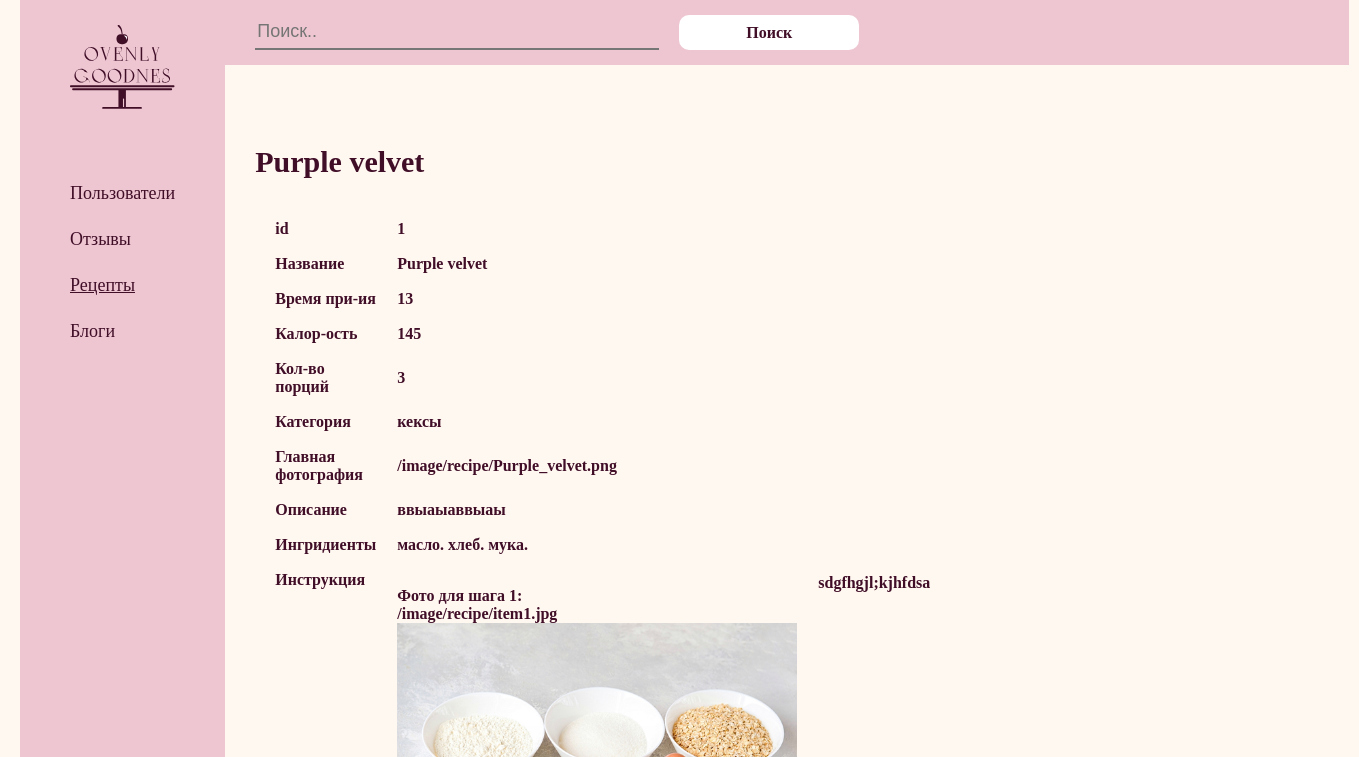
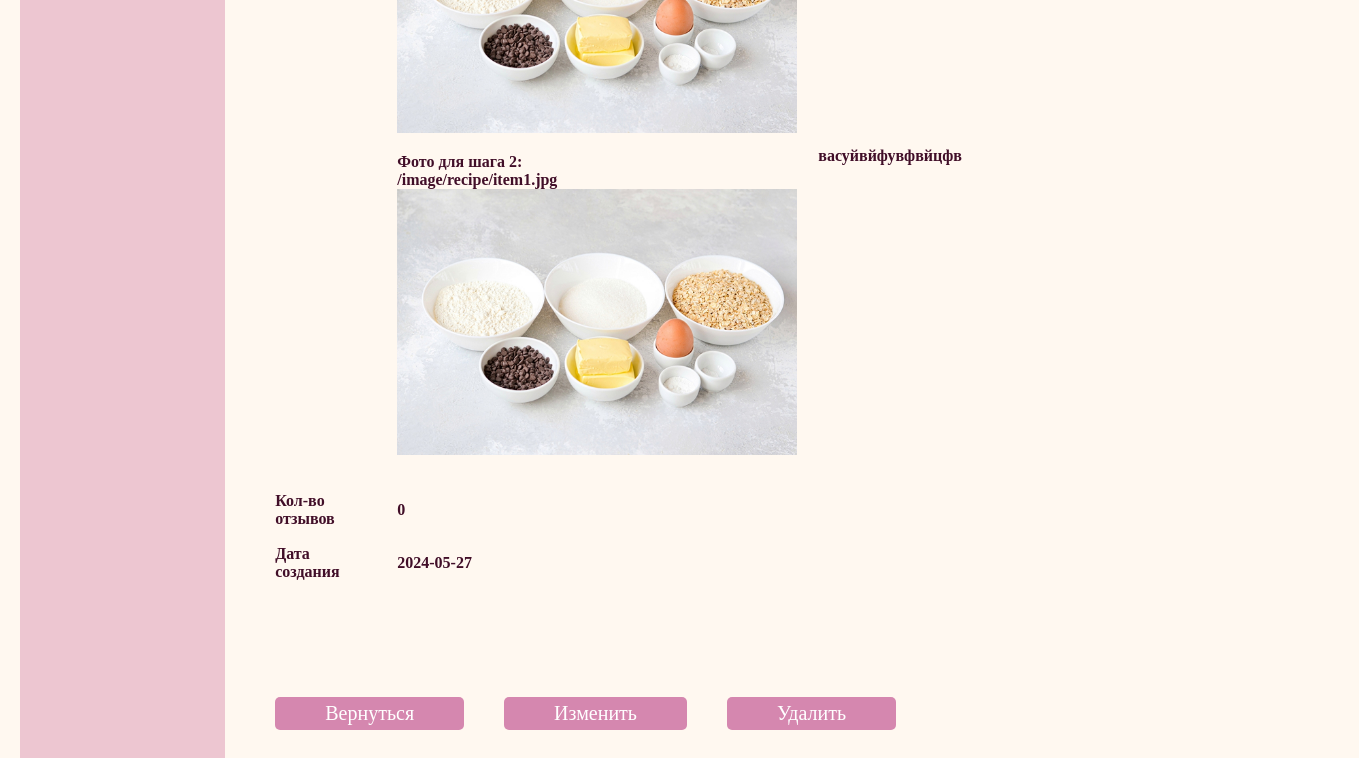
Page /admin_panel/html/more.php?id=1 on the earlier database version (2 pictures, top to bottom).
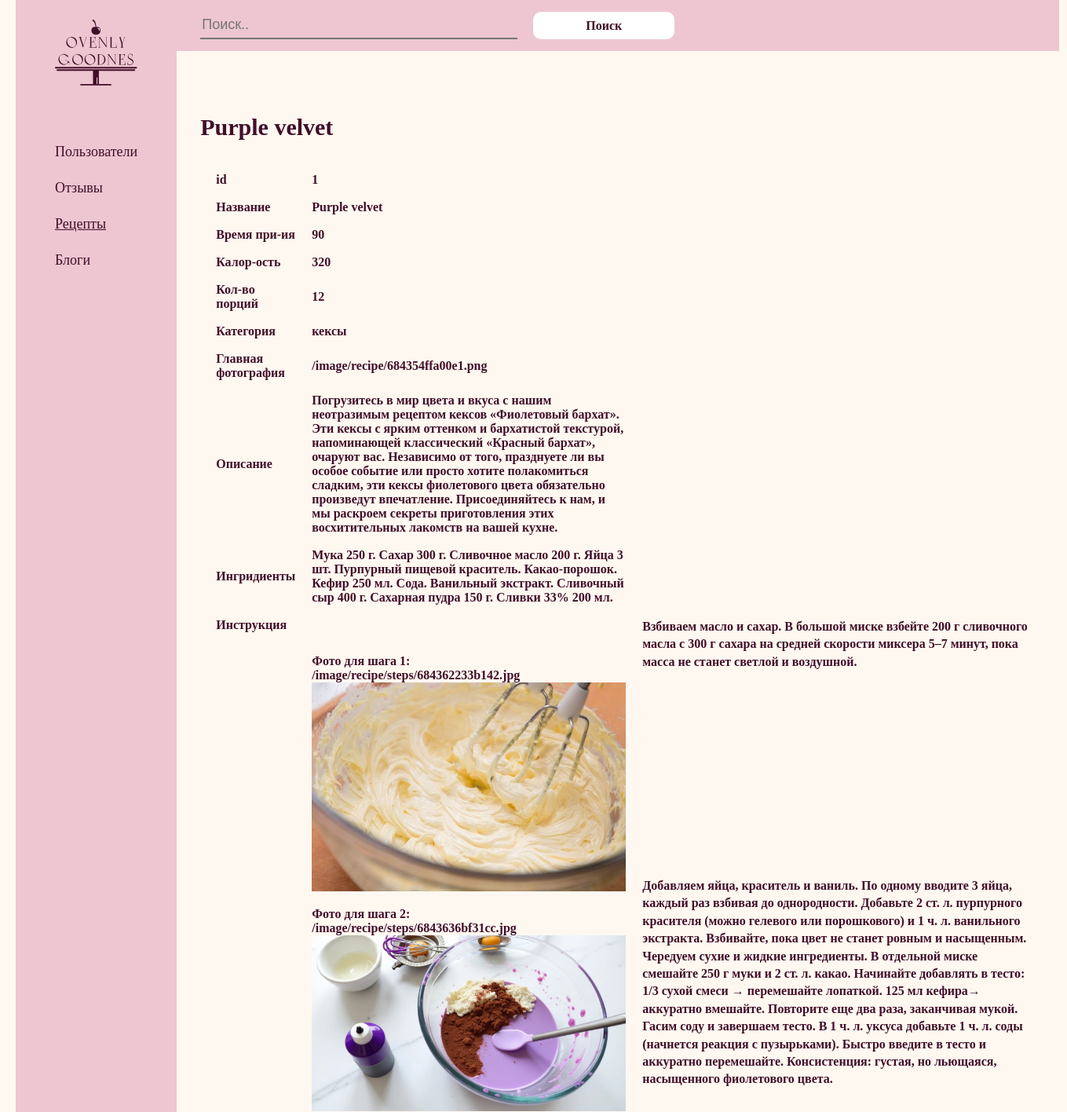
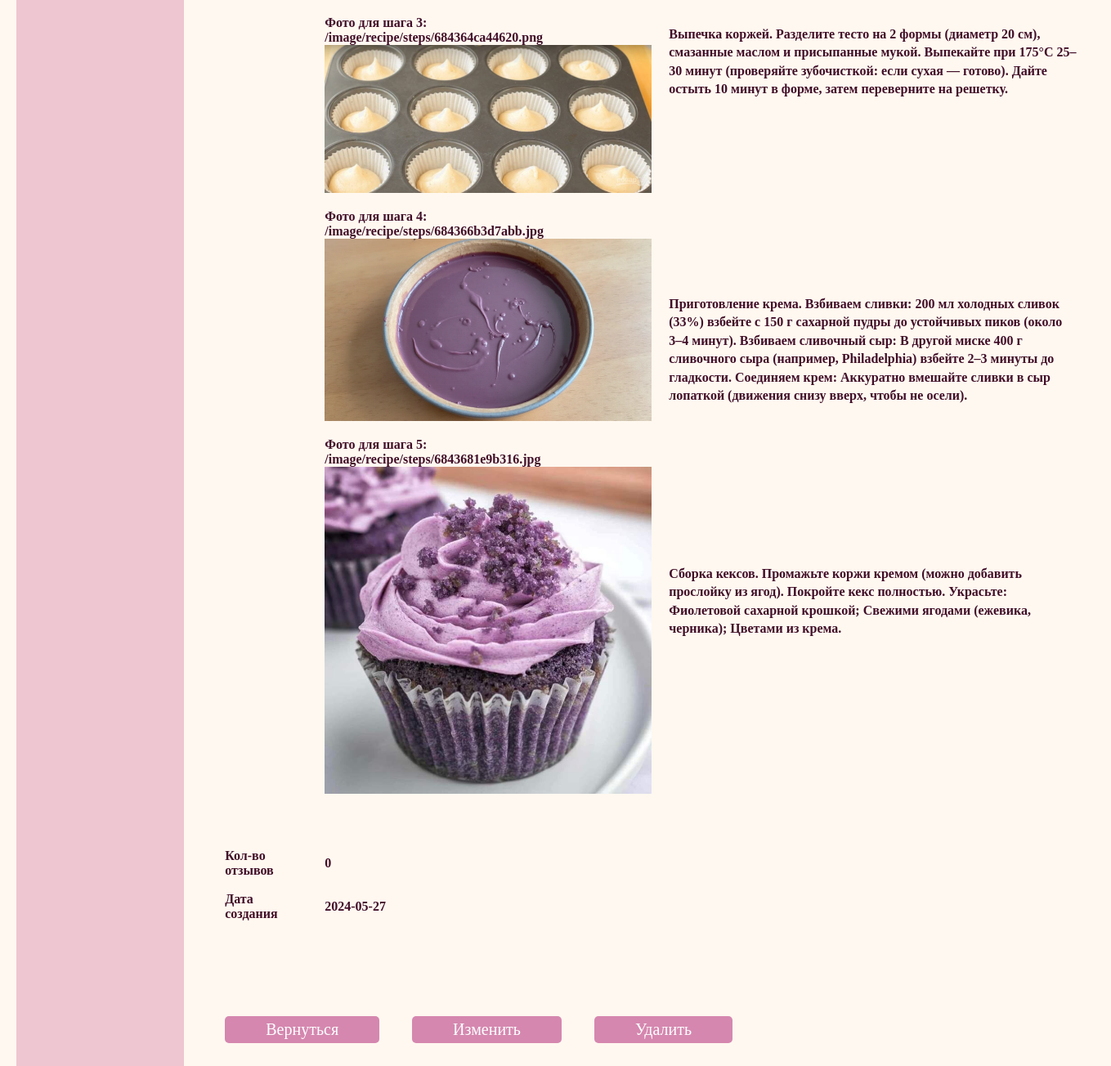
Same page on the later database version (2 pictures, top to bottom).
### tables this page shows
CREATE TABLE `recipes` (
  `id` int NOT NULL,
  `name` varchar(200) NOT NULL,
  `cooking_time` int NOT NULL,
  `calorie` int NOT NULL,
  `portions` int NOT NULL,
  `caregories` enum('торты','печенье','пироги','кексы','конфеты','хлеб') NOT NULL,
  `maun_image` varchar(200) NOT NULL,
  `description` text NOT NULL,
  `ingredients` varchar(500) NOT NULL,
  `number_review` int NOT NULL,
  `created_at` date NOT NULL
);

CREATE TABLE `recipe_steps` (
  `id` int NOT NULL,
  `recipe_id` int NOT NULL,
  `step_number` int NOT NULL COMMENT 'Порядковый номер этапа',
  `description` text NOT NULL,
  `image_path` varchar(200) NOT NULL
);

### admin_panel/html/more.php (the view, shortened to what this page needs)
<?php
require_once __DIR__ . '/../../connect/connect.php';
$recipe_id = isset($_GET['id']) ? intval($_GET['id']) : 0;
$sql = "SELECT r.*, rs.step_number, rs.description as step_description, rs.image_path
        FROM recipes r
        LEFT JOIN recipe_steps rs ON r.id = rs.recipe_id
        WHERE r.id = ?
        ORDER BY rs.step_number";
$stmt = mysqli_prepare($connect, $sql);
mysqli_stmt_bind_param($stmt, "i", $recipe_id);
mysqli_stmt_execute($stmt);
$result = mysqli_stmt_get_result($stmt);
$recipe = mysqli_fetch_assoc($result);
$steps = [];
if ($recipe) {
  do {
    if (!empty($recipe['step_number'])) {
      $steps[] = [
        'number' => $recipe['step_number'],
        'description' => $recipe['step_description'],
        'image_path' => $recipe['image_path']
      ];
    }
  } while ($recipe = mysqli_fetch_assoc($result));
  mysqli_data_seek($result, 0);
  $recipe = mysqli_fetch_assoc($result);
}
?>
<!DOCTYPE html>
<html lang="en">
<head>
  <link rel="stylesheet" href="/admin_panel/css/new_recipes.css" />
</head>
<body>
  <div class="container">
    <section class="sidebar">
      <a class="header_logo">
        <img src="/image/лого.svg" class="header_logo_img" />
      </a>
      <div class="sidebar_nav">
        <a href="/admin_panel/html/users.html" class="sidebar_nav_link users">Пользователи</a>
        <a href="" class="sidebar_nav_link reviews">Отзывы</a>
        <a href="" class="sidebar_nav_link" style="text-decoration-line: underline;">Рецепты</a>
        <a href="" class="sidebar_nav_link">Блоги</a>
      </div>
    </section>
    <section class="contant">
      <section class="search">
        <div class="find">
          <input class="search_inp" type="text" placeholder="Поиск.." />
          <button class="search_btn">Поиск</button>
        </div>
      </section>
      <section class="container_review">
        <div class="container_reviews_info">
          <h1 class="container_title"><?= htmlspecialchars($recipe['name']) ?></h1>
        </div>
        <table class="table_users">
          <tr class="table_row">
            <th class="table_column_1">id</th>
            <th class="table_column_1"><?= htmlspecialchars($recipe['id']) ?></th>
          </tr>
          <tr class="table_row">
            <th class="table_column_1">Название</th>
            <th class="table_column_2" data-field="name"><?= htmlspecialchars($recipe['name']) ?></th>
          </tr>
          <tr class="table_row">
            <th class="table_column_1">Время при-ия</th>
            <th class="table_column_2" data-field="cooking_time"><?= htmlspecialchars($recipe['cooking_time']) ?></th>
          </tr>
          <tr class="table_row">
            <th class="table_column_1">Калор-ость</th>
            <th class="table_column_2" data-field="calorie"><?= htmlspecialchars($recipe['calorie']) ?></th>
          </tr>
          <tr class="table_row">
            <th class="table_column_1">Кол-во порций</th>
            <th class="table_column_2" data-field="portions"><?= htmlspecialchars($recipe['portions']) ?></th>
          </tr>
          <tr class="table_row">
            <th class="table_column_1">Категория</th>
            <th class="table_column_2" data-field="caregories"><?= htmlspecialchars($recipe['caregories']) ?></th>
          </tr>
          <tr class="table_row">
            <th class="table_column_1">Главная фотография</th>
            <th class="table_column_2" data-field="maun_image"><?= htmlspecialchars($recipe['maun_image']) ?></th>
          </tr>
          <tr class="table_row">
            <th class="table_column_1">Описание</th>
            <th class="table_column_2" data-field="description"><?= htmlspecialchars($recipe['description']) ?></th>
          </tr>
          <tr class="table_row">
            <th class="table_column_1">Ингридиенты</th>
            <th class="table_column_2" data-field="ingredients"><?= htmlspecialchars($recipe['ingredients']) ?></th>
          </tr>
<?php if (!empty($steps)): ?>
    <tr class="table_row">
        <th class="table_column_1" style="vertical-align: top;">Инструкция</th>
        <th class="table_column_3" data-field="steps_images">
            <?php foreach ($steps as $step): ?>
                <div class="step-container" data-step="<?= $step['number'] ?>">
                    <div class="step-image-container" data-field="step_image_<?= $step['number'] ?>">
                        <?php if ($step['image_path']): ?>
                            <div class="current-image-wrapper">
                                <p class="current-image-info">
                                    <strong>Фото для шага <?= htmlspecialchars($step['number']) ?>:</strong><br>
                                    <span class="image-path"><?= htmlspecialchars($step['image_path']) ?></span>
                                    <img src="<?= htmlspecialchars($step['image_path']) ?>" class="step-preview-image"
                                         onerror="this.style.display='none'" style="width:400px">
                                </p>
                            </div>
                        <?php else: ?>
                            <p class="current-image-info">Нет фото для шага <?= htmlspecialchars($step['number']) ?></p>
                        <?php endif; ?>
                    </div>
                </div>
            <?php endforeach; ?>
        </th>
<th class="table_column_4" data-field="steps_descriptions">
    <?php foreach ($steps as $step): ?>
        <div class="step-container-description" data-step="<?= $step['number'] ?>">
            <div class="step-description-container" data-field="step_description_<?= $step['number'] ?>">
                <?= htmlspecialchars($step['description']) ?>
            </div>
        </div>
    <?php endforeach; ?>
</th>
    </tr>
<?php endif; ?>
          <tr class="table_row">
            <th class="table_column_1">Кол-во отзывов</th>
            <th class="table_column_1"><?= htmlspecialchars($recipe['number_review']) ?></th>
          </tr>
          <tr class="table_row">
            <th class="table_column_1">Дата создания</th>
            <th class="table_column_1" data-field="created_at"><?= htmlspecialchars($recipe['created_at']) ?></th>
          </tr>
        </table>
        <div class="container_review_buttons">
          <button class="btn"><a href="recipes.php">Вернуться</a></button>
          <button class="btn" id="editButton">Изменить</button>
          <button class="btn" id="deleteButton">Удалить</button>
        </div>
      </section>
    </section>
  </div>
</body>
</html>

### admin_panel/css/new_recipes.css (style rules this page uses)
html { overflow-x: hidden; height: 100%; }
body { height: 100%; max-width: 1440px; margin: 0 auto 0 auto; background-color: #fff8f0; color: #410e28; font-family: "Rounded Mplus 1c"; position: relative; padding: 0 20px; }
a { color: var(--text-color); text-decoration: none; }
td, th { padding-left: 20px; }
.container { width: 100%; display: flex; min-height: 100vh; }
.sidebar { background-color: #edc6d1; max-width: 290px; padding: 25px 50px; min-height: 100vh; }
.header_logo { max-width: 100px; justify-content: center; text-align: center; }
.header_logo_img { width: 100%; }
.sidebar_nav { margin-top: 70px; display: flex; flex-direction: column; row-gap: 25px; }
.sidebar_nav_link { font-size: 18px; margin: 0; }
.contant { width: 100%; }
.search { background-color: #edc6d1; display: flex; gap: 40px; padding: 15px 30px; }
.find { display: flex; gap: 20px; width: 100%; }
.search_inp { flex: 1 1 200px; width: 100%; max-width: 400px; background-color: var(--bg-color); border-top: none; border-left: none; border-right: none; font-size: 18px; color: #410e28; }
.search_btn { flex: 0 0 auto; text-align: center; font-size: 16px; font-weight: 800; font-family: "Rounded Mplus 1c"; height: 35px; width: 100%; max-width: 180px; background-color: #ffffff; border: none; border-radius: 10px; color: #410e28; cursor: pointer; transition: background-color 0.3s; }
.container_review { margin: 80px 30px auto 30px; }
.container_reviews_info { display: flex; max-width: 1000px; justify-content: space-between; margin-bottom: 25px; }
.container_title { margin: 0; font-size: 30px; }
.table_users { width: 1000px; border-spacing: 0 15px; margin-bottom: 100px; }
th { width: 100px; text-align: left; font-size: 16px; font-family: "Rounded Mplus 1c"; }
.table_column_1 { width: 100px; }
.container_review_buttons { display: flex; margin: 0 0 100px 20px; gap: 40px; }
.btn { padding: 5px 50px; background-color: #D587AF; border: none; border-radius: 5px; color: #ffffff; font-size: 20px; font-family: "Rounded Mplus 1c"; cursor: pointer; }

### admin_panel/html/more.php (style rules this page uses)
.step-container-description { width: 500px; height: 290px; margin-bottom: 40px; word-wrap: break-word; white-space: normal; line-height: 1.4; }

Differences in the rows shown:
removed recipe_steps: number "1", image_path "/image/recipe/item1.jpg", image_path (picture), description "sdgfhgjl;kjhfdsa"
removed recipe_steps: step_number "2", image_path "/image/recipe/item1.jpg", image_path (picture), description "васуйвйфувфвйцфв"
changed recipes "Purple velvet": cooking_time "13" → "90"; calorie "145" → "320"; portions "3" → "12"; maun_image "/image/recipe/Purple_velvet.png" → "/image/recipe/684354ffa00e1.png"; description "ввыаыаввыаы" → "Погрузитесь в мир цвета и вкуса с нашим неотразимым рецептом кексов «Фиолетовый бархат». Эти кексы с ярким оттенком и бархатистой текстурой, напоминающей классический «Красный бархат», очаруют вас. Независимо от того, празднуете ли вы особое событие или просто хотите полакомиться сладким, эти кексы фиолетового цвета обязательно произведут впечатление. Присоединяйтесь к нам, и мы раскроем секреты приготовления этих восхитительных лакомств на вашей кухне."; ingredients "масло. хлеб. мука." → "Мука 250 г. Сахар 300 г. Сливочное масло 200 г. Яйца 3 шт. Пурпурный пищевой краситель. Какао-порошок. Кефир 250 мл. Сода. Ванильный экстракт. Сливочный сыр 400 г. Сахарная пудра 150 г. Сливки 33% 200 мл."
added recipe_steps: number "1", image_path "/image/recipe/steps/684362233b142.jpg", image_path (picture), description "Взбиваем масло и сахар. В большой миске взбейте 200 г сливочного масла с 300 г сахара на средней скорости миксера 5–7 минут, пока масса не станет светлой и воздушной."
added recipe_steps: step_number "2", image_path "/image/recipe/steps/6843636bf31cc.jpg", image_path (picture), description "Добавляем яйца, краситель и ваниль. По одному вводите 3 яйца, каждый раз взбивая до однородности. Добавьте 2 ст. л. пурпурного красителя (можно гелевого или порошкового) и 1 ч. л. ванильного экстракта. Взбивайте, пока цвет не станет ровным и насыщенным. Чередуем сухие и жидкие ингредиенты. В отдельной миске смешайте 250 г муки и 2 ст. л. какао. Начинайте добавлять в тесто: 1/3 сухой смеси → перемешайте лопаткой. 125 мл кефира→ аккуратно вмешайте. Повторите еще два раза, заканчивая мукой. Гасим соду и завершаем тесто. В 1 ч. л. уксуса добавьте 1 ч. л. соды (начнется реакция с пузырьками). Быстро введите в тесто и аккуратно перемешайте. Консистенция: густая, но льющаяся, насыщенного…"
added recipe_steps: step_number "3", image_path "/image/recipe/steps/684364ca44620.png", image_path (picture), description "Выпечка коржей. Разделите тесто на 2 формы (диаметр 20 см), смазанные маслом и присыпанные мукой. Выпекайте при 175°C 25–30 минут (проверяйте зубочисткой: если сухая — готово). Дайте остыть 10 минут в форме, затем переверните на решетку."
added recipe_steps: step_number "4", image_path "/image/recipe/steps/684366b3d7abb.jpg", image_path (picture), description "Приготовление крема. Взбиваем сливки: 200 мл холодных сливок (33%) взбейте с 150 г сахарной пудры до устойчивых пиков (около 3–4 минут). Взбиваем сливочный сыр: В другой миске 400 г сливочного сыра (например, Philadelphia) взбейте 2–3 минуты до гладкости. Соединяем крем: Аккуратно вмешайте сливки в сыр лопаткой (движения снизу вверх, чтобы не осели)."
added recipe_steps: step_number "5", image_path "/image/recipe/steps/6843681e9b316.jpg", image_path (picture), description "Сборка кексов. Промажьте коржи кремом (можно добавить прослойку из ягод). Покройте кекс полностью. Украсьте: Фиолетовой сахарной крошкой; Свежими ягодами (ежевика, черника); Цветами из крема."
